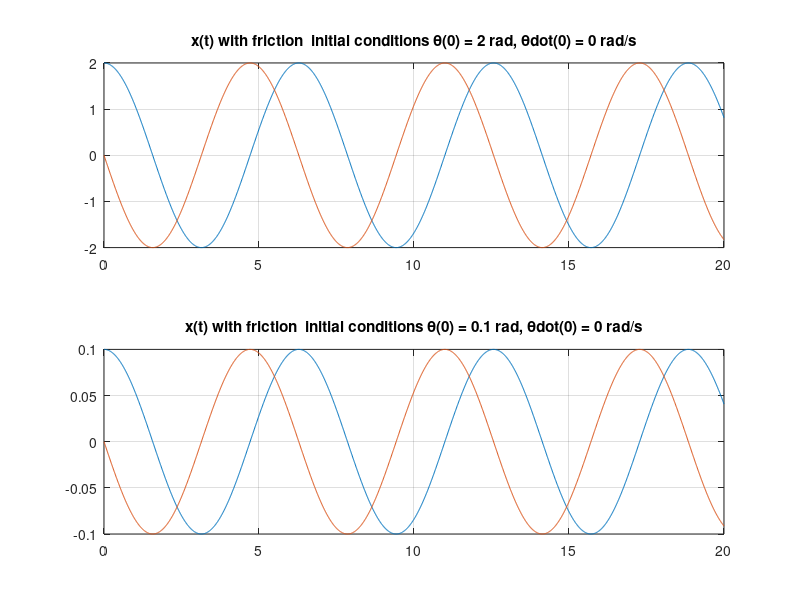
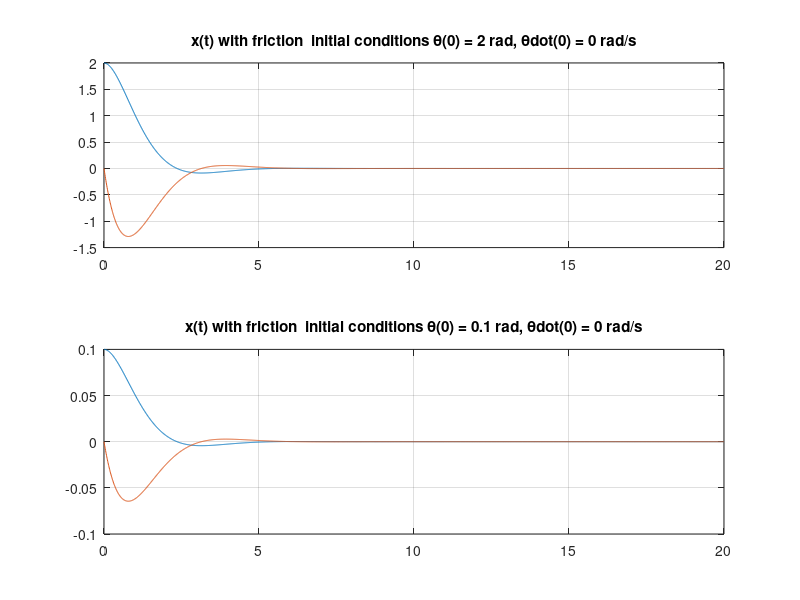
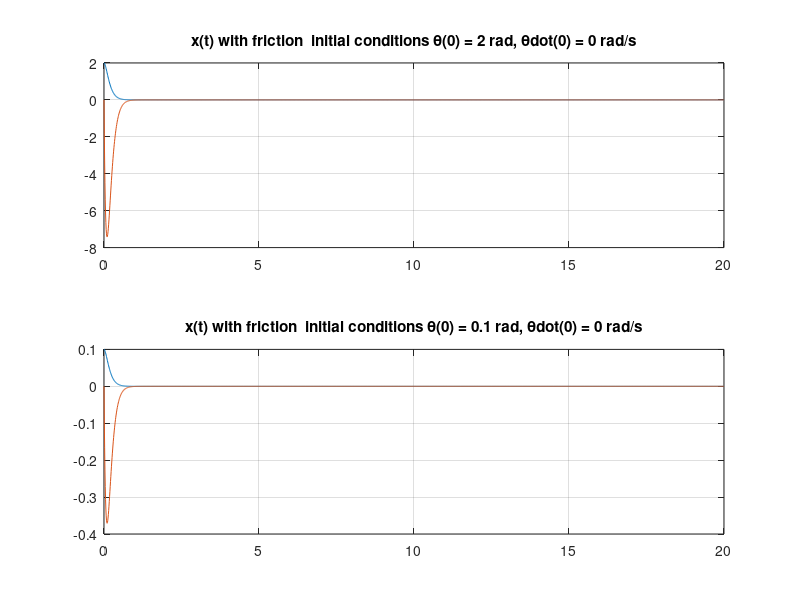
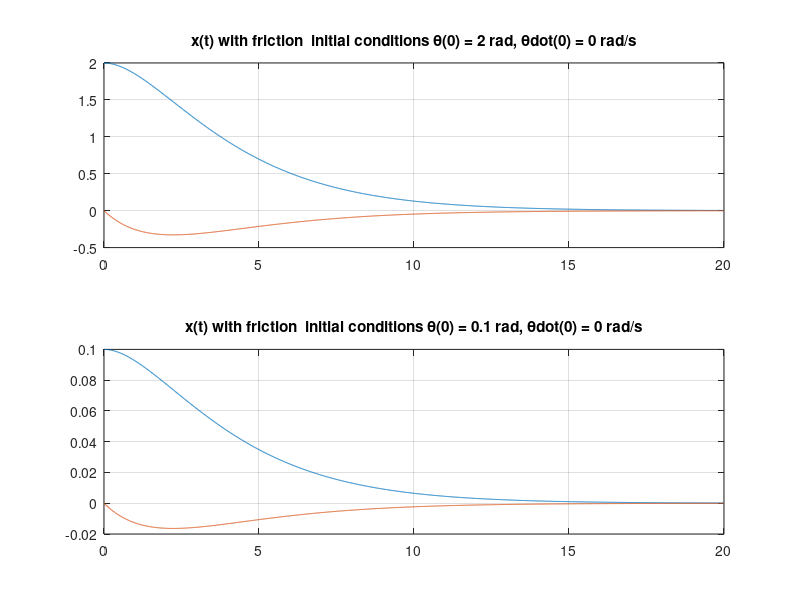

The MATLAB script that drew these images, in order:
clear all;
close all;
clc;

% Pendulum parameters
m = 1;      % mass
l = 0.25;      % length
b = 0.05;    % viscous friction
g = 9.81;   % gravity

A = [0 1;
     -g/l -b/(m*(l^2))];

B = [0; 1];

C = [0 1];

D = 0;

p = [ 1i -1i;
     -1+1i -1-1i;
     -10+1i -10-1i;
     -0.4 -0.5 ];


for i = 1:size(p,1); 
    K{i} = place(A, B, p(i,:));
end

for i=1:size(p,1)
    
    Acl = A - B*K{i};
    sys_cl = ss(Acl, B, C, D);
    x0 = [2; 0]';
    t = 0:0.01:20;
    [y1,t1,x1] = initial(sys_cl,x0,t);
    
    figure; 
    subplot(2,1,1);
    plot(t1,x1); 
    %%axis([0 10 -2 2]);
    title('x(t) with friction  initial conditions θ(0) = 2 rad, θdot(0) = 0 rad/s'); 
    grid on;
    
    x0 = [0.1; 0]';
    t = 0:0.01:20;
    [y1,t1,x1] = initial(sys_cl,x0,t);
    
    subplot(2,1,2)
    plot(t1,x1); 
    %%axis([0 10 -0.1 0.1]);
    title('x(t) with friction  initial conditions θ(0) = 0.1 rad, θdot(0) = 0 rad/s'); 
    grid on;

end
